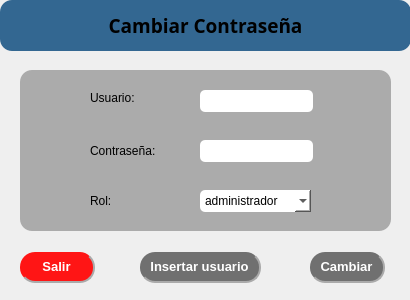
<?xml version="1.0" encoding="UTF-8"?>
<ui version="4.0">
 <class>CambiarContrasenna</class>
 <widget class="QDialog" name="CambiarContrasenna">
  <property name="geometry">
   <rect>
    <x>0</x>
    <y>0</y>
    <width>410</width>
    <height>300</height>
   </rect>
  </property>
  <property name="font">
   <font>
    <family>Arial</family>
    <pointsize>10</pointsize>
    <weight>75</weight>
    <bold>true</bold>
   </font>
  </property>
  <property name="windowTitle">
   <string>Dialog</string>
  </property>
  <property name="styleSheet">
   <string notr="true">QPushButton{

border-radius:15px;
color: rgb(255, 255, 255);
background-color: rgb(112, 112, 112);
border-right:2px solid rgb(170, 170, 170);
border-bottom:2px solid rgb(170, 170, 170);
}


QPushButton:hover{
border-right:1px solid rgb(170, 170, 170);
border-bottom:1px solid rgb(170, 170, 170)

}
QPushButton:pressed{
border:0px;

}

QLineEdit:hover{
border:2px solid rgb(79, 173, 255);
}
QLineEdit:focus{
border-bottom:2px solid rgb(75, 75, 75);
}</string>
  </property>
  <widget class="QFrame" name="frame">
   <property name="geometry">
    <rect>
     <x>20</x>
     <y>70</y>
     <width>371</width>
     <height>161</height>
    </rect>
   </property>
   <property name="styleSheet">
    <string notr="true">QFrame{background-color: rgb(171, 171, 171);
border-radius:12px}


QLineEdit:hover{
border:2px solid rgb(79, 173, 255);
}
QLineEdit:focus{
border-bottom:2px solid rgb(75, 75, 75);
 
}
QLineEdit{
background-color: rgb(255, 255, 255);
}

</string>
   </property>
   <property name="frameShape">
    <enum>QFrame::StyledPanel</enum>
   </property>
   <property name="frameShadow">
    <enum>QFrame::Raised</enum>
   </property>
   <widget class="QLabel" name="label_2">
    <property name="geometry">
     <rect>
      <x>70</x>
      <y>12</y>
      <width>47</width>
      <height>31</height>
     </rect>
    </property>
    <property name="text">
     <string>Usuario:</string>
    </property>
   </widget>
   <widget class="QLabel" name="label_3">
    <property name="geometry">
     <rect>
      <x>70</x>
      <y>70</y>
      <width>71</width>
      <height>21</height>
     </rect>
    </property>
    <property name="text">
     <string>Contraseña:</string>
    </property>
   </widget>
   <widget class="QComboBox" name="comboBox">
    <property name="geometry">
     <rect>
      <x>180</x>
      <y>120</y>
      <width>111</width>
      <height>22</height>
     </rect>
    </property>
    <property name="styleSheet">
     <string notr="true">background-color: rgb(255, 255, 255);
border-radius:5px</string>
    </property>
    <item>
     <property name="text">
      <string>administrador</string>
     </property>
    </item>
    <item>
     <property name="text">
      <string>usuario</string>
     </property>
    </item>
   </widget>
   <widget class="QLabel" name="label_4">
    <property name="geometry">
     <rect>
      <x>70</x>
      <y>120</y>
      <width>47</width>
      <height>21</height>
     </rect>
    </property>
    <property name="text">
     <string>Rol:</string>
    </property>
   </widget>
   <widget class="QLineEdit" name="lineEditNombre">
    <property name="geometry">
     <rect>
      <x>180</x>
      <y>20</y>
      <width>113</width>
      <height>22</height>
     </rect>
    </property>
    <property name="styleSheet">
     <string notr="true">background-color: rgb(255, 255, 255);
border-radius:5px</string>
    </property>
   </widget>
   <widget class="QLineEdit" name="lineEditApellidos_2">
    <property name="geometry">
     <rect>
      <x>180</x>
      <y>70</y>
      <width>113</width>
      <height>22</height>
     </rect>
    </property>
    <property name="sizePolicy">
     <sizepolicy hsizetype="Fixed" vsizetype="Fixed">
      <horstretch>0</horstretch>
      <verstretch>0</verstretch>
     </sizepolicy>
    </property>
    <property name="styleSheet">
     <string notr="true">background-color: rgb(255, 255, 255);
border-radius:5px</string>
    </property>
   </widget>
  </widget>
  <widget class="QLabel" name="label">
   <property name="geometry">
    <rect>
     <x>0</x>
     <y>0</y>
     <width>411</width>
     <height>51</height>
    </rect>
   </property>
   <property name="font">
    <font>
     <family>Yu Gothic UI Semibold</family>
     <pointsize>14</pointsize>
     <weight>75</weight>
     <bold>true</bold>
    </font>
   </property>
   <property name="styleSheet">
    <string notr="true">background-color: rgb(51, 103, 145);
border-radius:12px;</string>
   </property>
   <property name="text">
    <string>Cambiar Contraseña</string>
   </property>
   <property name="alignment">
    <set>Qt::AlignCenter</set>
   </property>
  </widget>
  <widget class="QPushButton" name="pushButton">
   <property name="geometry">
    <rect>
     <x>310</x>
     <y>252</y>
     <width>75</width>
     <height>31</height>
    </rect>
   </property>
   <property name="font">
    <font>
     <family>Arial</family>
     <pointsize>10</pointsize>
     <weight>75</weight>
     <bold>true</bold>
    </font>
   </property>
   <property name="text">
    <string>Cambiar</string>
   </property>
  </widget>
  <widget class="QPushButton" name="pushButton_2">
   <property name="geometry">
    <rect>
     <x>20</x>
     <y>252</y>
     <width>75</width>
     <height>31</height>
    </rect>
   </property>
   <property name="font">
    <font>
     <family>Arial</family>
     <pointsize>10</pointsize>
     <weight>75</weight>
     <bold>true</bold>
    </font>
   </property>
   <property name="styleSheet">
    <string notr="true">background-color: rgb(255, 21, 21);</string>
   </property>
   <property name="text">
    <string>Salir</string>
   </property>
  </widget>
  <widget class="QPushButton" name="pushButton_3">
   <property name="geometry">
    <rect>
     <x>140</x>
     <y>252</y>
     <width>121</width>
     <height>31</height>
    </rect>
   </property>
   <property name="font">
    <font>
     <family>Arial</family>
     <pointsize>10</pointsize>
     <weight>75</weight>
     <bold>true</bold>
    </font>
   </property>
   <property name="text">
    <string>Insertar usuario</string>
   </property>
  </widget>
 </widget>
 <resources/>
 <connections/>
</ui>
